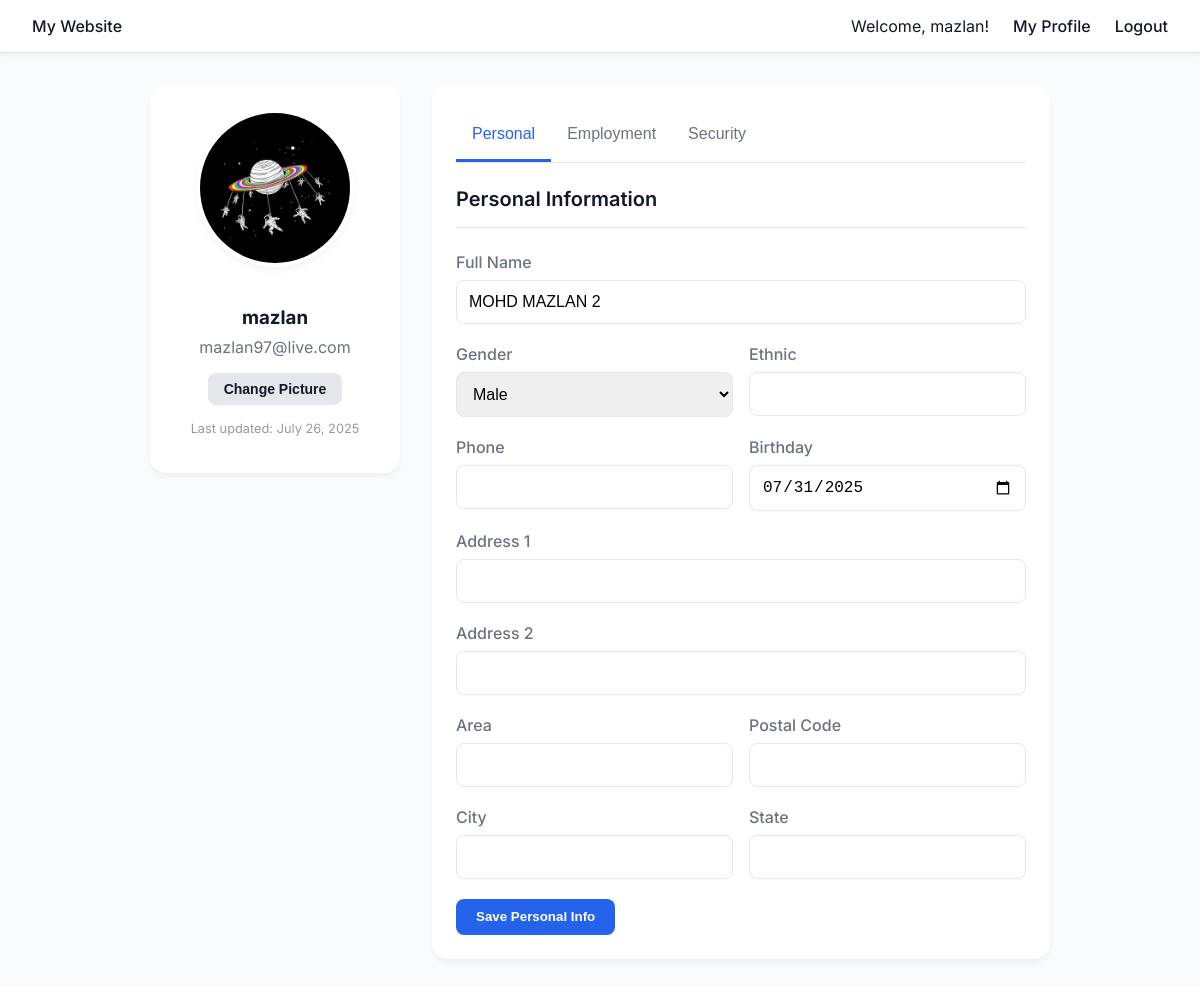
Before: /profile.php (signed in) with the older database file.
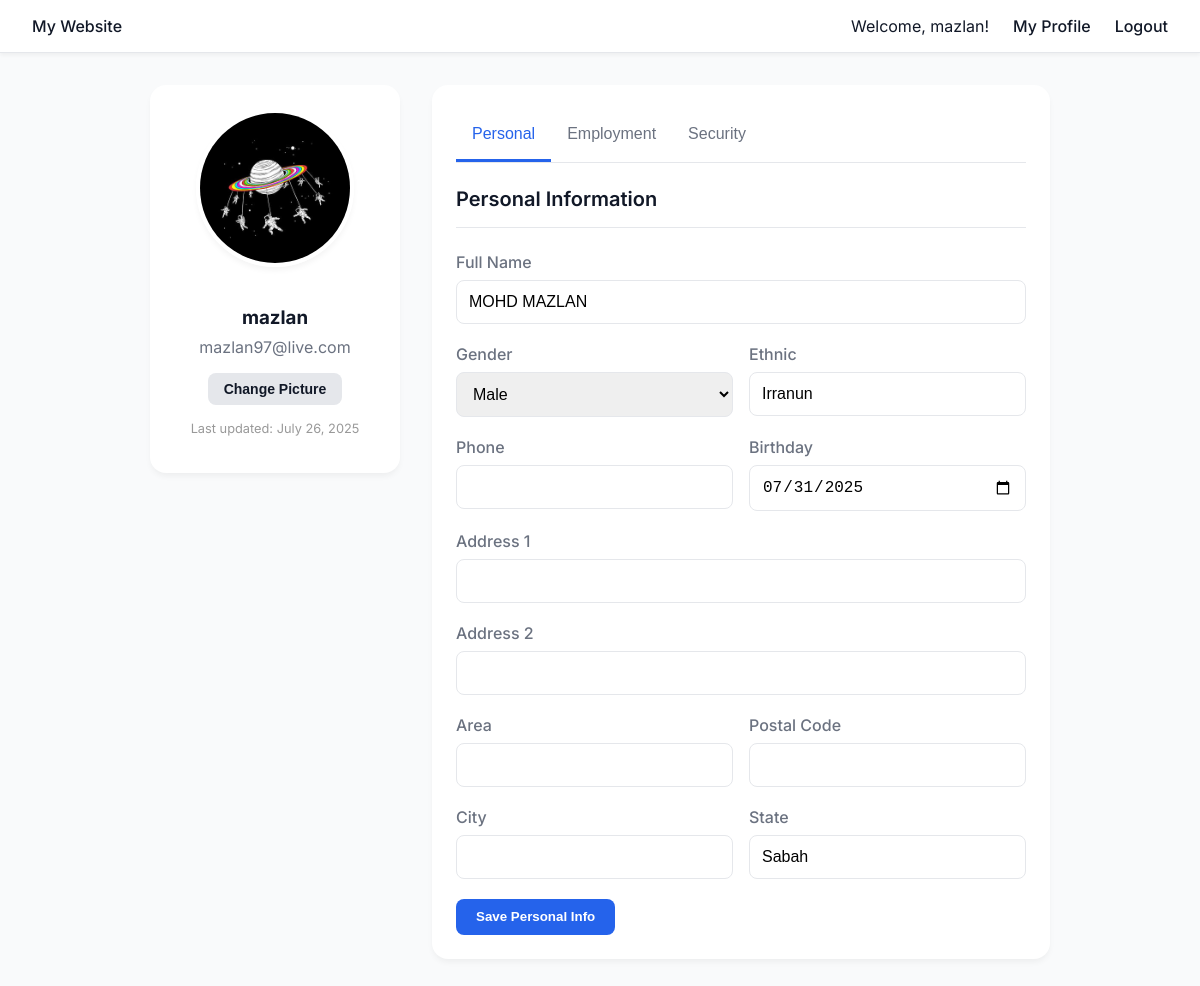
After: the same page with the newer database file.
### tables this page shows
CREATE TABLE `users` (
  `id` int(11) NOT NULL,
  `nric` varchar(50) NOT NULL,
  `email` varchar(100) NOT NULL,
  `username` varchar(50) DEFAULT NULL,
  `password` varchar(255) NOT NULL,
  `created_at` datetime NOT NULL DEFAULT current_timestamp()
);

CREATE TABLE `user_profiles` (
  `id` int(11) NOT NULL,
  `user_id` int(11) NOT NULL,
  `full_name` varchar(255) DEFAULT NULL,
  `gender` enum('m','f') DEFAULT NULL,
  `ethnic` varchar(100) DEFAULT NULL,
  `phone` varchar(50) DEFAULT NULL,
  `birthday` date DEFAULT NULL,
  `address1` varchar(255) DEFAULT NULL,
  `address2` varchar(255) DEFAULT NULL,
  `area` varchar(100) DEFAULT NULL,
  `postal_code` varchar(20) DEFAULT NULL,
  `city` varchar(100) DEFAULT NULL,
  `state` varchar(100) DEFAULT NULL,
  `profile_pic_url` varchar(2083) DEFAULT NULL,
  `updated_at` timestamp NOT NULL DEFAULT current_timestamp() ON UPDATE current_timestamp()
);

CREATE TABLE `user_employment` (
  `id` int(11) NOT NULL,
  `user_id` int(11) NOT NULL,
  `company` varchar(255) DEFAULT NULL,
  `job_title` varchar(255) DEFAULT NULL,
  `department` varchar(255) DEFAULT NULL,
  `start_date` date DEFAULT NULL,
  `end_date` date DEFAULT NULL,
  `is_current` tinyint(1) DEFAULT 0,
  `responsibilities` text DEFAULT NULL,
  `updated_at` timestamp NOT NULL DEFAULT current_timestamp() ON UPDATE current_timestamp()
);

### php/user.php (called while the page is built, shortened)
<?php
class User
{
    private $conn;
    public function __construct($db)
    {
        $this->conn = $db;
    }
    public function getProfile($user_id)
    {
        $query = "
            SELECT u.username, u.email, u.nric, p.*, e.*
            FROM users u
            LEFT JOIN user_profiles p ON u.id = p.user_id
            LEFT JOIN user_employment e ON u.id = e.user_id
            WHERE u.id = :user_id
        ";
        $stmt = $this->conn->prepare($query);
        $stmt->bindParam(':user_id', $user_id, PDO::PARAM_INT);
        $stmt->execute();
        return $stmt->fetch(PDO::FETCH_ASSOC);
    }
}

### profile.php (the view, shortened to what the changed rows need)
<?php
require_once ROOT_PATH . '/php/user_auth_check.php';
require_once ROOT_PATH . '/php/user.php';
$database = new Database();
$db = $database->connect();
$user = new User($db);
$user_id = $_SESSION['user_id'];
$profileData = $user->getProfile($user_id);
?>
<!DOCTYPE html>
<html lang="en">
<head>
</head>
<body>
    <main class="page-wrapper">
        <div class="profile-grid">
            <div class="card profile-pic-container">
                <img id="profile-pic-img" src="<?php echo empty($profileData['profile_pic_url']) ?  'https://placehold.co/150x150/e0e7ff/3730a3?text=User' : BASE_URL . '/' . htmlspecialchars($profileData['profile_pic_url']); ?>" alt="Profile Picture" class="profile-pic">
                <h3 style="margin-bottom: 0.5rem;"><?php echo htmlspecialchars($profileData['username']); ?></h3>
                <p style="color: var(--subtle-text-color); margin-top: 0;"><?php echo htmlspecialchars($profileData['email']); ?></p>
                <form id="profile-pic-form">
                    <button type="button" class="btn btn-secondary" id="change-pic-btn" onclick="document.getElementById('profile-pic-input').click();">Change Picture</button>
                </form>
                <p style="font-size: 0.8rem; color: #999; margin-top: 1rem;">
                    Last updated: <?php echo date('F j, Y', strtotime($profileData['updated_at'])); ?>
                </p>
            </div>
            <div class="card">
                <div id="personal" class="tab-content active">
                    <form id="personal-details-form">
                        <h2 class="card-title">Personal Information</h2>
                        <div class="form-group">
                            <label for="full_name">Full Name</label>
                            <input type="text" id="full_name" name="full_name" class="form-control" value="<?php echo htmlspecialchars($profileData['full_name'] ?? ''); ?>">
                        </div>
                        <div class="form-grid">
                            <div class="form-group">
                                <label for="ethnic">Ethnic</label>
                                <input type="text" id="ethnic" name="ethnic" class="form-control" value="<?php echo htmlspecialchars($profileData['ethnic'] ?? ''); ?>">
                            </div>
                        </div>
                        <div class="form-grid">
                            <div class="form-group">
                                <label for="birthday">Birthday</label>
                                <input type="date" id="birthday" name="birthday" class="form-control" value="<?php echo htmlspecialchars($profileData['birthday'] ?? ''); ?>">
                            </div>
                        </div>
                        <div class="form-grid">
                            <div class="form-group">
                                <label for="state">State</label>
                                <input type="text" id="state" name="state" class="form-control" value="<?php echo htmlspecialchars($profileData['state'] ?? ''); ?>">
                            </div>
                        </div>
                    </form>
                </div>
            </div>
        </div>
    </main>
</body>
</html>

Changed rows visible on the page:
changed through a linked row, users "mazlan": full_name "MOHD MAZLAN 2" → "MOHD MAZLAN"; ethnic (not shown) → "Irranun"; state (not shown) → "Sabah"
